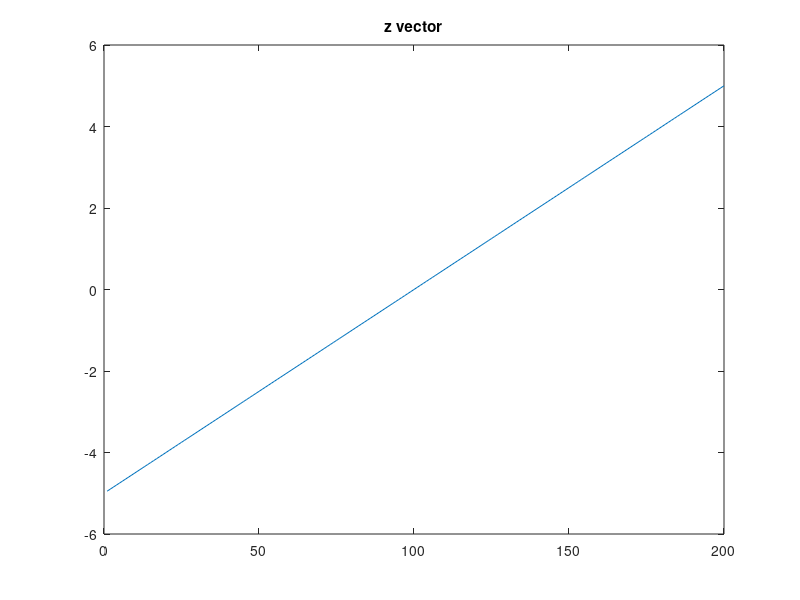

Write MATLAB code to recreate this figure. (Note: this script raises an error after producing the figure.)
clear all, close all
n=200; %use 200 to finely sample matrix (200 samples over 10cm = 0.05 cm)
I = zeros(n, n, n); %create cube with finely sampled 3D matrix

%define units 
x=1:1:n;
y=1:1:n; 
z=1:1:n;

%defines as cm (shift and scale)
x=x/20; % changing scale from 0-200 to 0-10 (divide by 10)
x=x-5; % shifts x range by -5 (range shifts from (0 to 10) to (-5 to 5)) bring 0 to center of cube
y=y/20; %can also use 'y=x;' to make same as x above
y=y-5;
z=z/20; %can also use 'z=x;' to make same as x above
z=z-5;

%shows vector in this plane to see if grid is right (value range)
figure, plot(z), title('z vector'), snapnow
figure, plot(y), title('y vector'), snapnow
figure, plot(x), title('x vector'), snapnow

[X,Y,Z] = meshgrid(x,y,z); %combines x, y, z, vectors to make matrix???;

%%
%Create a sphere 5cm centered inside cube
%sphere filled with ones

distance = sqrt(X.^2 + Y.^2 + Z.^2); %equation for distance(uses pathagorean theorem in 3 dimensions)creates distance variable, places sphere at specified distance within X, Y, Z)?
%if many matrices/vectors need '.' after variable
%eventually can use fire, 'figure, im(distance)', 'figure, im(X)' etc...
slice_x=distance(3,:,:); %slice for x=3
%need squeeze to get rid of '1' dimension (i.e. 1x100x100)
figure
imagesc(squeeze(slice_x)), title('x = 3');
snapnow
slice_y=distance(:,3,:);
figure
imagesc(squeeze(slice_y)), title('y = 3');
snapnow
figure
slice_z=distance(:,:,8);
imagesc(squeeze(slice_z)), title('z = 8');
snapnow


%I = some change to I based on distance to make a sphere
%(have I and have distance)
%If radius of 5cm sphere, want to mask out values ___ above or below? 5
%Mask function: 

I(distance<2.5)=1; %fills ones for all values with a distance of less than 2.5 in 3D volume(sphere distance of 5)
%Jonathan wll give us figure, im(___) tool to view all slices at same time
%take all distances below 2.5 (radius) in I, assigning them to ones

figure
imagesc(squeeze(I(:,:,100))), title('z = 100 (center)');%take slice 50 because sampled 100x100x100 (50 should be middle)
snapnow

%%
%sample 10 slices, 0.05cm apart (equal to 0.5mm)
%tried method of concatenation without sucess, other failed methods attempted
%below
A=I(:,:,100);
B=I(:,:,100);
C4=[A,B];
C5=[A;B];
figure
imagesc(squeeze(C4))
snapnow
figure
imagesc(squeeze(C5))
snapnow
D1=horzcat(A,B);
figure
imagesc(D1)
snapnow

publish(HW1FINALPart2.mlx,'pdf')


%C = cat(3,A,B)
%szC = size(C);
%figure
%imagesc(squeeze(szC))
%%
%Don't believe indexing is correct here
%M1 = x(10,10)
%M2 = y(10,10)
%A2 = {M1,M2};

%Cvert = cat(1,A2{:})
%figure
%imagesc(Cvert)

%%
%y1=int8(y)
%x1=int8(x)
%C6=[y1,x1]

%slab_b=distance(1,95:105,1);
%slab_a=distance(95:105,1,1);

%D1=horzcat(C6)
%figure
%imagesc(D1)

%A2=I(x)
%B2=I(y)
%C=[A2,B2]
%D2=horzcat(A2,B2)

%I_xy=I(:,:,95:105);
%I_yz=I(:,95:105,:),[1 3 2];
%figure
%imagesc(I_xy)
%D4=horzcat(I_xy,I_yz)
%imagesc(D4)
%figure
%Im = squeeze(imfilter(I, fspecial('average',[10 10]),'replicate'));
%figure
%Im = squeeze(imfilter(I, fspecial('average',[200 200]),'replicate'));

%M2 = y(0,0)
%A2 = {M1,M2};

%Cvert = cat(1,A2{:})
%figure
%imagesc(Cvert)


%A1=x(10:20)
%B1=y(10:20)
%C1 = cat(3,A1,B1)
%szC1 = size (C1)
%figure
%imagesc(squeeze(szC1))

%%
%y1=int8(y)
%x1=int8(x)
%C6=[y1,x1]

%slab_b=distance(1,95:105,1);
%slab_a=distance(95:105,1,1);

%D1=horzcat(C6)
%figure
%imagesc(D1)

%A2=I(x)
%B2=I(y)
%C=[A2,B2]
%D2=horzcat(A2,B2)

%I_xy=I(:,:,95:105);
%I_yz=I(:,95:105,:),[1 3 2];
%figure
%imagesc(I_xy)
%D4=horzcat(I_xy,I_yz)
%imagesc(D4)
%figure
%Im = squeeze(imfilter(I, fspecial('average',[10 10]),'replicate'));
%figure
%Im = squeeze(imfilter(I, fspecial('average',[200 200]),'replicate'));